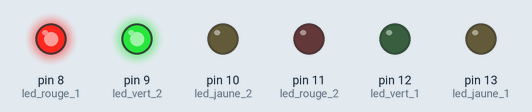
Bench run of a sketch on a simulated Arduino Uno, built with avr-gcc and run on an emulated ATmega328P. Shown: output pins drawn as LEDs (lit = HIGH).

Above: at 5.0 s.
At 15.0 s:
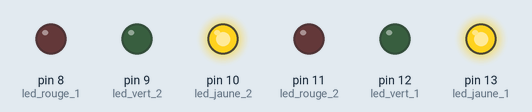
At 25.0 s:
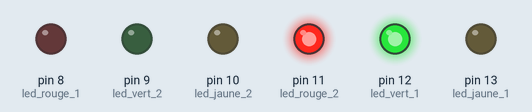
Timing chart, 0 to 39.0 s (numbered marks = the images above):
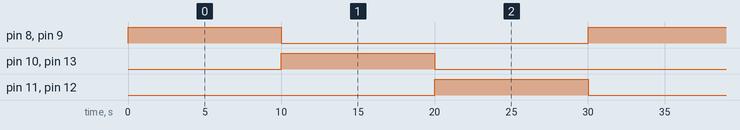

Measured:
- by itself, pin 8 (led_rouge_1), pin 9 (led_vert_2), pin 10 (led_jaune_2), pin 11 (led_rouge_2), pin 12 (led_vert_1), pin 13 (led_jaune_1): alternates HIGH for 10.0 s and LOW for 20.0 s
- by itself, everything shown: repeats every 30.0 s, in 3 steps

The sketch:

feux_tricolore_projet.ino
```cpp
int led_rouge_1=8;
int led_jaune_1=13;
int led_vert_1=12;
int led_rouge_2=11;
int led_jaune_2=10;
int led_vert_2=9;

void setup() {
  pinMode(led_rouge_1,OUTPUT);
  pinMode(led_jaune_1,OUTPUT);
  pinMode(led_vert_1,OUTPUT);
  pinMode(led_rouge_2,OUTPUT);
  pinMode(led_jaune_2,OUTPUT);
  pinMode(led_vert_2,OUTPUT);
  Serial.begin(9600);

}

void loop() {
  digitalWrite(led_rouge_1,HIGH);
  digitalWrite(led_jaune_1,LOW);
  digitalWrite(led_vert_1,LOW);
  digitalWrite(led_rouge_2,LOW);
  digitalWrite(led_jaune_2,LOW);
  digitalWrite(led_vert_2,HIGH);
  delay(10000);
  digitalWrite(led_rouge_1,LOW);
  digitalWrite(led_jaune_1,HIGH);
  digitalWrite(led_jaune_2,HIGH);
  digitalWrite(led_vert_1,LOW);
  digitalWrite(led_vert_2,LOW);
  delay(10000);
  digitalWrite(led_rouge_1,LOW);
  digitalWrite(led_jaune_1,LOW);
  digitalWrite(led_vert_1,HIGH);
  digitalWrite(led_rouge_2,HIGH);
  digitalWrite(led_jaune_2,LOW);
  digitalWrite(led_vert_2,LOW);
  delay(10000);


}
```
